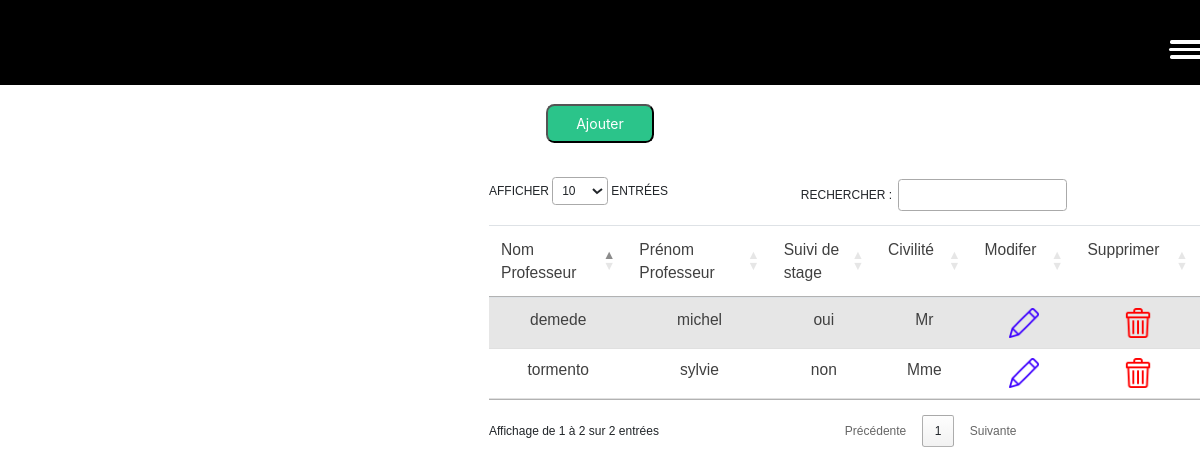
The page /APPLICATION/professeur.php (signed in) on the database its author committed.
### tables this page shows
CREATE TABLE IF NOT EXISTS `professeur_` (
  `numProfesseur` int NOT NULL AUTO_INCREMENT,
  `nomProfesseur` varchar(25) DEFAULT NULL,
  `prenomProfesseur` varchar(10) DEFAULT NULL,
  `sexeProfesseur` varchar(30) DEFAULT NULL,
  `suiviStage` varchar(30) DEFAULT NULL,
  PRIMARY KEY (`numProfesseur`)
);

### APPLICATION/professeur.php (the view, shortened to what this page needs)
<!DOCTYPE html>
<html lang="fr">
<head>
    <link rel="stylesheet" href="https://cdn.jsdelivr.net/npm/bootstrap@4.0.0/dist/css/bootstrap.min.css">
    <link rel="stylesheet" href="https://cdnjs.cloudflare.com/ajax/libs/font-awesome/5.3.1/css/all.min.css">
    <link rel="stylesheet" href="https://cdn.datatables.net/1.13.2/css/jquery.dataTables.min.css">
    <link rel="stylesheet" href="https://cdn.datatables.net/1.13.2/css/dataTables.bootstrap5.min.css">
    <link rel="stylesheet" href="./libs/style3.css">
</head>
<body>
  <header>
  <nav class="nav">
        <div class="vamos">
            <span class="navTrigger">
                <i></i>
                <i></i>
                <i></i>
            </span>
        </div>
    </nav>
  </header>
  <button type="button" class="Btn_add" data-toggle="modal" data-target="#ajouterModal" data-whatever="@mdo">Ajouter</button>
    <div class="container2">
      <div class="row">
            <table id="matable" class="table table-striped" style="width:100%">
              <thead>
                <tr id="items">
                    <td>Nom Professeur</td>
                    <td>Prénom Professeur</td>
                    <td>Suivi de stage</td>
                    <td>Civilité</td>
                    <td>Modifer</td>
                    <td>Supprimer</td>
                </tr>
              </thead>
              <tbody>
                <?php
                    $connect = mysqli_connect("localhost", "root", "", "gestion_stage");
                    $query ="SELECT `numProfesseur`, `nomProfesseur`, `prenomProfesseur`, `suiviStage`, `sexeProfesseur` FROM `professeur_`;";
                    $result = mysqli_query($connect, $query);
                        while($row = mysqli_fetch_array($result)){
                            ?>
                            <tr>
                                <td><?=$row['nomProfesseur']?></td>
                                <td><?=$row['prenomProfesseur']?></td>
                                <td><?=$row['suiviStage']?></td>
                                <td><?=$row['sexeProfesseur']?></td>
                                <form action="" method="POST">
                                <td><a type="button" class="modifierbtn" id="<?=$row['numProfesseur']?>" data-toggle="modal" data-target="#modifierModal"><img src="img/pen.png"></a></td>
                                <td><a type="button" class="suppbtn" id="<?=$row['numProfesseur']?>" data-toggle="modal" data-target="#supprimerModal"><img src="img/trash.png"></a></td>
                                </form>
                            </tr>
                            <?php
                    }
                ?>
                </tbody>
            </table>
      </div>
    </div>
</body>
</html>

### APPLICATION/libs/style3.css (style rules this page uses)
.nav { width: 100%; height: 65px; position: fixed; line-height: 65px; text-align: center; }
* { margin: 0; padding: 0; box-sizing: border-box; font-family: 'Poppins', sans-serif; }
header { display: block; align-items: center; justify-content: center; min-height: 13vh; position: relative; }
.Btn_add { width: fit-content; margin: auto; margin-bottom:20px; background-color: #2bc48a; padding: 5px 20px; color: #fff; display: block; align-items: center; text-align: 0; border-radius: 6px; text-decoration: 0; zoom: 140%; }
table { border-collapse:collapse; color: #404040; display: inline-block; margin-left: 18%; text-align: center; margin-left: auto; margin-right: auto; }
table td { font-size: 16px; padding: 5px 55px; font-weight: 500; font-size: 13px; margin: 0 5px; cursor: pointer; }
body .container2 { display: block ; zoom: 120%; margin-left: 250px; margin-right: auto; max-width: 1200px; }
td { font-weight: 400; padding: 5px 20px; font-size: 14px; text-align: center; }
body img { height: 25px; }
div.row { margin-left: 21%; margin-right: auto; }
tr:nth-child(2n) { background-color: #f6f8f8; }
tr:nth-child(2n) td { border-bottom: 1px solid #e0e0e0; border-top: 1px solid #e0e0e0; }
html, header { margin: 0; padding: 0; box-sizing: border-box; font-family: "Quicksand", sans-serif; font-size: 62.5%; font-size: 10px; }
.nav { width: 100%; height: 85px; position: fixed; line-height: 65px; text-align: center; background-color: black; }
body .vamos { display: block; margin-left: auto; margin-right: 0; max-width: 1200px; }
@media screen and (max-width:1200px) { body .vamos { margin-right: 0; zoom: 52%; } }
.navTrigger { display: none; }
.nav { padding-top: 20px; padding-bottom: 20px; -webkit-transition: all 0.4s ease; transition: all 0.4s ease; }
@media screen and (max-width:1200px) { .navTrigger { display: block; } }
.navTrigger { cursor: pointer; width: 40px; height: 5px; margin: auto; position: absolute; right: 40px; top: 0; bottom: 0; zoom: 160%; }
.navTrigger i { background-color: #fff; border-radius: 2px; content: ''; display: block; width: 100%; height: 4px; margin-left: 109%; }
.navTrigger i:nth-child(1) { -webkit-animation: outT 0.8s backwards; animation: outT 0.8s backwards; -webkit-animation-direction: reverse; animation-direction: reverse; }
.navTrigger i:nth-child(2) { margin: 5px 43px; -webkit-animation: outM 0.8s backwards; animation: outM 0.8s backwards; -webkit-animation-direction: reverse; animation-direction: reverse; }
.navTrigger i:nth-child(3) { -webkit-animation: outBtm 0.8s backwards; animation: outBtm 0.8s backwards; -webkit-animation-direction: reverse; animation-direction: reverse; }

### rows shown on the page
professeur_: nomProfesseur "demede", prenomProfesseur "michel", suiviStage "oui", sexeProfesseur "Mr"
professeur_: nomProfesseur "tormento", prenomProfesseur "sylvie", suiviStage "non", sexeProfesseur "Mme"
